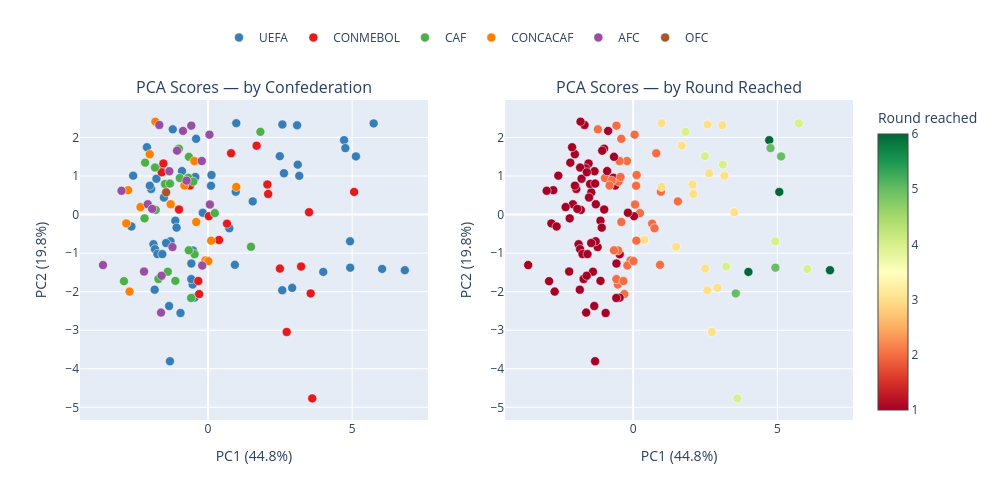

Source (notebook cell):
### Code cell
# Build dataframe
pca_df = pd.DataFrame({
    "PC1": pca_scores[:,0],
    "PC2": pca_scores[:,1],
    "team": wc["team"],
    "year": wc["year"],
    "confederation": wc["confederation"],
    "round_reached": wc["round_reached"]
})

fig = make_subplots(
    rows=1, cols=2,
    subplot_titles=[
        "PCA Scores — by Confederation",
        "PCA Scores — by Round Reached"
    ]
)

# ── Panel 1 : Confederation ─────────────────────────────
for conf, color in conf_colors.items():

    df = pca_df[pca_df.confederation == conf]

    fig.add_trace(
        go.Scatter(
            x=df.PC1,
            y=df.PC2,
            mode="markers",
            name=conf,
            marker=dict(
                color=color,
                size=9,
                line=dict(width=0.5, color="white")
            ),
            hovertemplate=
            "<b>%{customdata[0]}</b><br>"
            "Year: %{customdata[1]}<br>"
            "Confederation: %{customdata[2]}<br>"
            "Round: %{customdata[3]}<br>"
            "PC1: %{x:.2f}<br>"
            "PC2: %{y:.2f}<extra></extra>",
            customdata=df[["team","year","confederation","round_reached"]]
        ),
        row=1, col=1
    )

# ── Panel 2 : Round reached ─────────────────────────────
fig.add_trace(
    go.Scatter(
        x=pca_df.PC1,
        y=pca_df.PC2,
        mode="markers",
        marker=dict(
            size=9,
            color=pca_df.round_reached,
            colorscale="RdYlGn",
            cmin=1,
            cmax=6,
            colorbar=dict(title="Round reached"),
            line=dict(width=0.5, color="white")
        ),
        showlegend=False,
        hovertemplate=
        "<b>%{customdata[0]}</b><br>"
        "Year: %{customdata[1]}<br>"
        "Confederation: %{customdata[2]}<br>"
        "Round: %{customdata[3]}<br>"
        "PC1: %{x:.2f}<br>"
        "PC2: %{y:.2f}<extra></extra>",
        customdata=pca_df[["team","year","confederation","round_reached"]]
    ),
    row=1, col=2
)

# Axis labels
fig.update_xaxes(title_text=f"PC1 ({exp_var[0]*100:.1f}%)", row=1, col=1)
fig.update_yaxes(title_text=f"PC2 ({exp_var[1]*100:.1f}%)", row=1, col=1)

fig.update_xaxes(title_text=f"PC1 ({exp_var[0]*100:.1f}%)", row=1, col=2)
fig.update_yaxes(title_text=f"PC2 ({exp_var[1]*100:.1f}%)", row=1, col=2)

fig.update_layout(
    width=1000,
    height=500
)

fig.update_layout(
    legend=dict(
        orientation="h",
        yanchor="bottom",
        y=1.15,
        xanchor="center",
        x=0.5,
        title=""
    ),
    coloraxis_colorbar=dict(
        title="Round reached",
        x=1.02
    )
)

fig.show()

### Figure 1 — Plotly figure (JSON) as saved in the notebook; plotly's stock layout.template omitted (floating-point values rounded to 4 significant figures; data arrays with more than 128 entries replaced by an {"elided": "..."} marker saying what was removed)
{"data": [{"customdata": {"elided": "54x4 mixed values"}, "hovertemplate": "<b>%{customdata[0]}</b><br>Year: %{customdata[1]}<br>Confederation: %{customdata[2]}<br>Round: %{customdata[3]}<br>PC1: %{x:.2f}<br>PC2: %{y:.2f}<extra></extra>", "marker": {"color": "#377eb8", "line": {"color": "white", "width": 0.5}, "size": 9}, "mode": "markers", "name": "UEFA", "type": "scatter", "x": [-1.299, -0.5308, -1.892, 4.927, -1.839, -1.319, 4.933, 0.9616, -1.755, -0.5221, -1.132, 3.998, -1.528, 2.575, -0.5773, -0.4683, -1.849, 2.92, 6.826, -0.5809, -2.654, -1.453, 6.038, -0.9535, -1.582, -1.348, 0.9329, 5.745, 5.132, -0.4122, 3.113, 4.72, -1.088, -2.117, -1.97, 0.1044, 2.58, -1.641, 0.7399, 0.9817, 0.1215, -1.788, 2.491, -2.017, 3.166, 4.764, -0.1812, 3.091, -1.222, 2.635, -0.9015, 1.553, -0.4383, -2.595], "xaxis": "x", "y": [-0.6934, -1.815, -0.7689, -0.6948, -0.8973, -3.805, -1.378, 0.5921, -1.024, -0.932, -0.1588, -1.488, 0.4431, -1.965, -1.271, -2.156, -1.949, -1.902, -1.443, -1.674, -0.3089, -0.739, -1.41, -2.553, -1.026, -2.373, -1.304, 2.364, 1.508, 1.965, 1.295, 1.93, -0.3394, 1.746, 0.6643, 0.7475, 2.336, 1.199, -0.3552, 2.37, 1.026, 0.9297, 1.515, 0.7503, 1.005, 1.724, 0.0457, 2.316, 2.211, 1.072, 1.128, 0.3419, 0.9748, 1.009], "yaxis": "y"}, {"customdata": [["Argentina", 2010, "CONMEBOL", 3], ["Brazil", 2010, "CONMEBOL", 3], ["Chile", 2010, "CONMEBOL", 2], ["Paraguay", 2010, "CONMEBOL", 3], ["Uruguay", 2010, "CONMEBOL", 4], ["Argentina", 2014, "CONMEBOL", 5], ["Brazil", 2014, "CONMEBOL", 4], ["Chile", 2014, "CONMEBOL", 2], ["Colombia", 2014, "CONMEBOL", 3], ["Ecuador", 2014, "CONMEBOL", 1], ["Uruguay", 2014, "CONMEBOL", 2], ["Argentina", 2018, "CONMEBOL", 1], ["Brazil", 2018, "CONMEBOL", 3], ["Colombia", 2018, "CONMEBOL", 2], ["Peru", 2018, "CONMEBOL", 1], ["Uruguay", 2018, "CONMEBOL", 3], ["Argentina", 2022, "CONMEBOL", 6], ["Brazil", 2022, "CONMEBOL", 3], ["Ecuador", 2022, "CONMEBOL", 1], ["Uruguay", 2022, "CONMEBOL", 1]], "hovertemplate": "<b>%{customdata[0]}</b><br>Year: %{customdata[1]}<br>Confederation: %{customdata[2]}<br>Round: %{customdata[3]}<br>PC1: %{x:.2f}<br>PC2: %{y:.2f}<extra></extra>", "marker": {"color": "#e41a1c", "line": {"color": "white", "width": 0.5}, "size": 9}, "mode": "markers", "name": "CONMEBOL", "type": "scatter", "x": [2.728, 2.494, -0.3054, 0.3822, 3.228, 3.561, 3.615, 0.6602, 3.504, -1.005, -0.3356, 0.03107, 2.059, 0.8009, -1.545, 1.686, 5.068, 2.087, -0.6233, -1.605], "xaxis": "x", "y": [-3.045, -1.402, -2.062, -0.66, -1.349, -2.046, -4.768, -0.2362, 0.06115, 0.1312, -1.724, -0.04236, 0.7806, 1.59, 1.324, 1.786, 0.5868, 0.5344, 0.7539, 1.096], "yaxis": "y"}, {"customdata": [["Algeria", 2010, "CAF", 1], ["Cameroon", 2010, "CAF", 1], ["Ghana", 2010, "CAF", 3], ["Ivory Coast", 2010, "CAF", 1], ["Nigeria", 2010, "CAF", 1], ["South Africa", 2010, "CAF", 1], ["Algeria", 2014, "CAF", 2], ["Cameroon", 2014, "CAF", 1], ["Ghana", 2014, "CAF", 1], ["Ivory Coast", 2014, "CAF", 1], ["Nigeria", 2014, "CAF", 2], ["Egypt", 2018, "CAF", 1], ["Morocco", 2018, "CAF", 1], ["Nigeria", 2018, "CAF", 1], ["Senegal", 2018, "CAF", 2], ["Tunisia", 2018, "CAF", 1], ["Cameroon", 2022, "CAF", 1], ["Ghana", 2022, "CAF", 1], ["Morocco", 2022, "CAF", 4], ["Senegal", 2022, "CAF", 2], ["Tunisia", 2022, "CAF", 1]], "hovertemplate": "<b>%{customdata[0]}</b><br>Year: %{customdata[1]}<br>Confederation: %{customdata[2]}<br>Round: %{customdata[3]}<br>PC1: %{x:.2f}<br>PC2: %{y:.2f}<extra></extra>", "marker": {"color": "#4daf4a", "line": {"color": "white", "width": 0.5}, "size": 9}, "mode": "markers", "name": "CAF", "type": "scatter", "x": [-2.2, -1.718, 1.492, -0.466, -1.813, -1.394, 0.2366, -2.914, -1.131, -0.5845, -0.6646, -2.179, -1.492, -1.319, -0.978, -0.6844, -1.008, -0.6636, 1.818, -0.5086, -1.838], "xaxis": "x", "y": [-0.09925, -1.671, -0.8358, -1.028, 0.1214, -1.484, 0.03725, -1.728, -1.721, -2.165, -0.929, 1.346, 0.792, 0.8025, 0.9469, 0.9538, 1.71, 1.498, 2.146, 0.8541, 1.219], "yaxis": "y"}, {"customdata": [["Honduras", 2010, "CONCACAF", 1], ["Mexico", 2010, "CONCACAF", 2], ["United States", 2010, "CONCACAF", 2], ["Costa Rica", 2014, "CONCACAF", 3], ["Honduras", 2014, "CONCACAF", 1], ["Mexico", 2014, "CONCACAF", 2], ["United States", 2014, "CONCACAF", 2], ["Costa Rica", 2018, "CONCACAF", 1], ["Mexico", 2018, "CONCACAF", 2], ["Panama", 2018, "CONCACAF", 1], ["Canada", 2022, "CONCACAF", 1], ["Costa Rica", 2022, "CONCACAF", 1], ["Mexico", 2022, "CONCACAF", 1], ["United States", 2022, "CONCACAF", 2]], "hovertemplate": "<b>%{customdata[0]}</b><br>Year: %{customdata[1]}<br>Confederation: %{customdata[2]}<br>Round: %{customdata[3]}<br>PC1: %{x:.2f}<br>PC2: %{y:.2f}<extra></extra>", "marker": {"color": "#ff7f00", "line": {"color": "white", "width": 0.5}, "size": 9}, "mode": "markers", "name": "CONCACAF", "type": "scatter", "x": [-2.834, -0.09086, 0.01327, 0.9814, -2.721, 0.1116, -0.4082, -2.021, -0.4717, -2.769, -2.342, -1.824, -1.293, -0.8165], "xaxis": "x", "y": [-0.2295, -1.19, -1.208, 0.718, -1.998, -0.6771, -0.1932, 1.565, 1.389, 0.6329, 0.1938, 2.411, 0.268, 0.7539], "yaxis": "y"}, {"customdata": [["Australia", 2010, "AFC", 1], ["Japan", 2010, "AFC", 2], ["North Korea", 2010, "AFC", 1], ["South Korea", 2010, "AFC", 2], ["Australia", 2014, "AFC", 1], ["Japan", 2014, "AFC", 1], ["South Korea", 2014, "AFC", 1], ["Australia", 2018, "AFC", 1], ["Iran", 2018, "AFC", 1], ["Japan", 2018, "AFC", 2], ["Saudi Arabia", 2018, "AFC", 1], ["South Korea", 2018, "AFC", 1], ["Australia", 2022, "AFC", 2], ["Iran", 2022, "AFC", 1], ["Japan", 2022, "AFC", 2], ["Qatar", 2022, "AFC", 1], ["Saudi Arabia", 2022, "AFC", 1], ["South Korea", 2022, "AFC", 2]], "hovertemplate": "<b>%{customdata[0]}</b><br>Year: %{customdata[1]}<br>Confederation: %{customdata[2]}<br>Round: %{customdata[3]}<br>PC1: %{x:.2f}<br>PC2: %{y:.2f}<extra></extra>", "marker": {"color": "#984ea3", "line": {"color": "white", "width": 0.5}, "size": 9}, "mode": "markers", "name": "AFC", "type": "scatter", "x": [-1.231, 0.06625, -3.64, -0.1996, -2.218, -1.628, -1.61, -2.089, -1.687, -0.2144, -1.935, -0.8667, -0.5785, -1.339, 0.05051, -2.998, -1.072, -0.743], "xaxis": "x", "y": [-0.8432, 0.2603, -1.31, -1.322, -1.478, -2.543, -1.587, 0.2667, 2.324, 1.39, 0.1466, 2.169, 2.307, 1.125, 2.073, 0.6159, 1.657, 0.8794], "yaxis": "y"}, {"customdata": [["New Zealand", 2010, "OFC", 1]], "hovertemplate": "<b>%{customdata[0]}</b><br>Year: %{customdata[1]}<br>Confederation: %{customdata[2]}<br>Round: %{customdata[3]}<br>PC1: %{x:.2f}<br>PC2: %{y:.2f}<extra></extra>", "marker": {"color": "#a65628", "line": {"color": "white", "width": 0.5}, "size": 9}, "mode": "markers", "name": "OFC", "type": "scatter", "x": [-1.451], "xaxis": "x", "y": [0.5755], "yaxis": "y"}, {"customdata": {"elided": "128x4 mixed values"}, "hovertemplate": "<b>%{customdata[0]}</b><br>Year: %{customdata[1]}<br>Confederation: %{customdata[2]}<br>Round: %{customdata[3]}<br>PC1: %{x:.2f}<br>PC2: %{y:.2f}<extra></extra>", "marker": {"cmax": 6, "cmin": 1, "color": [1, 3, 1, 3, 1, 2, 1, 2, 1, 4, 3, 1, 1, 1, 1, 2, 2, 5, 1, 1, 1, 3, 2, 1, 2, 1, 1, 2, 6, 1, 2, 4, 2, 5, 1, 3, 1, 4, 1, 2, 3, 3, 1, 1, 1, 3, 6, 1, 2, 1, 1, 1, 1, 1, 2, 4, 2, 1, 1, 1, 1, 2, 2, 2, 1, 1, 4, 3, 2, 1, 5, 2, 1, 4, 6, 1, 1, 1, 2, 2, 1, 1, 1, 1, 1, 2, 3, 1, 2, 1, 1, 2, 3, 2, 1, 3, 6, 2, 1, 3, 1, 1, 1, 4, 1, 1, 3, 5, 1, 1, 1, 2, 1, 4, 3, 2, 3, 1, 1, 2, 1, 2, 2, 2, 1, 2, 1, 1], "colorbar": {"title": {"text": "Round reached"}}, "colorscale": [[0, "rgb(165,0,38)"], [0.1, "rgb(215,48,39)"], [0.2, "rgb(244,109,67)"], [0.3, "rgb(253,174,97)"], [0.4, "rgb(254,224,139)"], [0.5, "rgb(255,255,191)"], [0.6, "rgb(217,239,139)"], [0.7, "rgb(166,217,106)"], [0.8, "rgb(102,189,99)"], [0.9, "rgb(26,152,80)"], [1, "rgb(0,104,55)"]], "line": {"color": "white", "width": 0.5}, "size": 9}, "mode": "markers", "showlegend": false, "type": "scatter", "x": [-2.2, 2.728, -1.231, 2.494, -1.718, -0.3054, -1.299, -0.5308, -1.892, 4.927, 1.492, -1.839, -2.834, -1.319, -0.466, 0.06625, -0.09086, 4.933, -1.451, -1.813, -3.64, 0.3822, 0.9616, -1.755, -0.5221, -1.132, -1.394, -0.1996, 3.998, -1.528, 0.01327, 3.228, 0.2366, 3.561, -2.218, 2.575, -0.5773, 3.615, -2.914, 0.6602, 3.504, 0.9814, -0.4683, -1.005, -1.849, 2.92, 6.826, -1.131, -0.5809, -2.721, -2.654, -1.453, -0.5845, -1.628, 0.1116, 6.038, -0.6646, -0.9535, -1.582, -1.61, -1.348, 0.9329, -0.4082, -0.3356, 0.03107, -2.089, 5.745, 2.059, 0.8009, -2.021, 5.132, -0.4122, -2.179, 3.113, 4.72, -1.088, -2.117, -1.687, -0.2144, -0.4717, -1.492, -1.319, -2.769, -1.545, -1.97, 0.1044, 2.58, -1.935, -0.978, -1.641, -0.8667, 0.7399, 0.9817, 0.1215, -0.6844, 1.686, 5.068, -0.5785, -1.788, 2.087, -1.008, -2.342, -1.824, 2.491, -2.017, -0.6233, 3.166, 4.764, -0.1812, -0.6636, -1.339, 0.05051, -1.293, 1.818, 3.091, -1.222, 2.635, -2.998, -1.072, -0.5086, -0.9015, -0.743, 1.553, -0.4383, -1.838, -0.8165, -1.605, -2.595], "xaxis": "x2", "y": [-0.09925, -3.045, -0.8432, -1.402, -1.671, -2.062, -0.6934, -1.815, -0.7689, -0.6948, -0.8358, -0.8973, -0.2295, -3.805, -1.028, 0.2603, -1.19, -1.378, 0.5755, 0.1214, -1.31, -0.66, 0.5921, -1.024, -0.932, -0.1588, -1.484, -1.322, -1.488, 0.4431, -1.208, -1.349, 0.03725, -2.046, -1.478, -1.965, -1.271, -4.768, -1.728, -0.2362, 0.06115, 0.718, -2.156, 0.1312, -1.949, -1.902, -1.443, -1.721, -1.674, -1.998, -0.3089, -0.739, -2.165, -2.543, -0.6771, -1.41, -0.929, -2.553, -1.026, -1.587, -2.373, -1.304, -0.1932, -1.724, -0.04236, 0.2667, 2.364, 0.7806, 1.59, 1.565, 1.508, 1.965, 1.346, 1.295, 1.93, -0.3394, 1.746, 2.324, 1.39, 1.389, 0.792, 0.8025, 0.6329, 1.324, 0.6643, 0.7475, 2.336, 0.1466, 0.9469, 1.199, 2.169, -0.3552, 2.37, 1.026, 0.9538, 1.786, 0.5868, 2.307, 0.9297, 0.5344, 1.71, 0.1938, 2.411, 1.515, 0.7503, 0.7539, 1.005, 1.724, 0.0457, 1.498, 1.125, 2.073, 0.268, 2.146, 2.316, 2.211, 1.072, 0.6159, 1.657, 0.8541, 1.128, 0.8794, 0.3419, 0.9748, 1.219, 0.7539, 1.096, 1.009], "yaxis": "y2"}], "layout": {"annotations": [{"font": {"size": 16}, "showarrow": false, "text": "PCA Scores — by Confederation", "x": 0.225, "xanchor": "center", "xref": "paper", "y": 1, "yanchor": "bottom", "yref": "paper"}, {"font": {"size": 16}, "showarrow": false, "text": "PCA Scores — by Round Reached", "x": 0.775, "xanchor": "center", "xref": "paper", "y": 1, "yanchor": "bottom", "yref": "paper"}], "coloraxis": {"colorbar": {"title": {"text": "Round reached"}, "x": 1.02}}, "height": 500, "legend": {"orientation": "h", "title": {"text": ""}, "x": 0.5, "xanchor": "center", "y": 1.15, "yanchor": "bottom"}, "width": 1000, "xaxis": {"anchor": "y", "domain": [0, 0.45], "title": {"text": "PC1 (44.8%)"}}, "xaxis2": {"anchor": "y2", "domain": [0.55, 1], "title": {"text": "PC1 (44.8%)"}}, "yaxis": {"anchor": "x", "domain": [0, 1], "title": {"text": "PC2 (19.8%)"}}, "yaxis2": {"anchor": "x2", "domain": [0, 1], "title": {"text": "PC2 (19.8%)"}}}}
